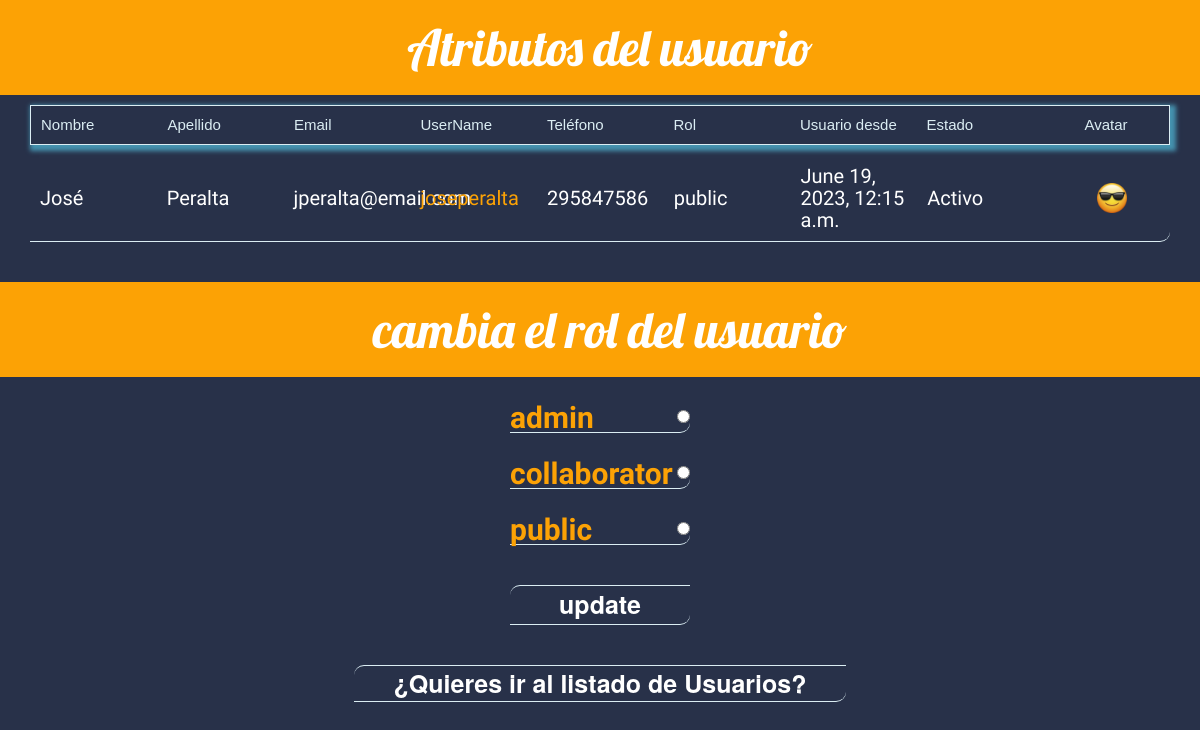
The app's page /users/detail/4 with its own data.
### users/models.py (models this page shows, shortened)
class User(models.Model):
    first_name = models.CharField(max_length=50, null=False, blank=False)
    last_name = models.CharField(max_length=50, null=False, blank=False)
    phone = models.CharField(max_length=20, null=True, blank=True)
    username = models.CharField(max_length=50, unique=True, null=False, blank=False)
    email = models.CharField(max_length=50, unique=True, null=False, blank=False)
    password = models.CharField(max_length=20, null=False, blank=False)
    avatar = models.CharField(max_length=500, null=True, blank=True)
    rol = models.ForeignKey(Rol, on_delete=models.DO_NOTHING)
    is_active = models.BooleanField(default=True)
    creation_date = models.DateTimeField('date created', auto_now_add=True)

class Rol(models.Model):
    type = models.CharField(max_length=12, null=False, blank=False)
    def __str__(self):
        return self.type

### users/views.py (the view)
# urls.py: path('detail/<int:pk>', views.DetailView.as_view(), name='detail'),
class DetailView(generic.ListView):
    template_name = 'users/detail.html'
    context_object_name = 'rols_list'
    def get_queryset(self):
        return Rol.objects.all()
    def get_context_data(self, **kwargs: Any) -> dict[str, Any]:
        context = super(DetailView, self).get_context_data(**kwargs)
        user_id = self.kwargs['pk']
        context['user'] = User.objects.get(pk=user_id)
        return context

### users/templates/users/detail.html (shortened to what this page needs)
{% load static %}
{% static "images/defaultadmin.png" as defaultadmin %}
{% static "images/defaultcollaborator.png" as defaultcollab %}
{% static "images/defaultpublic.png" as defaultpublic %}
<!DOCTYPE html>
<html lang="en">
<head>
  <link rel="stylesheet" href="//maxcdn.bootstrapcdn.com/bootstrap/3.2.0/css/bootstrap.min.css">
  <link rel="stylesheet" href="//maxcdn.bootstrapcdn.com/bootstrap/3.2.0/css/bootstrap-theme.min.css">
  <link rel="stylesheet" href="{% static 'css/detail.css' %}">
</head>
<body>
  <h1 class='title'>
    {{ 'Atributos del usuario' }}
  </h1>
  <div class='main_reg_fields'>
    <span>Nombre</span>
    <span>Apellido</span>
    <span>Email</span>
    <span>UserName</span>
    <span>Teléfono</span>
    <span>Rol</span>
    <span>Usuario desde</span>
    <span>Estado</span>
    <span class='span_avatar'>Avatar</span>
  </div>
  <ul class='unordered_list'>
    <li class='campo_de_lista'>
      <span><h5>{{ user.first_name }}</h5></span>
      <span><h5>{{ user.last_name }}</h5></span>
      <span><h5>{{ user.email }}</h5></span>
      <span><h4>{{ user.username }}</h4></span>
      <span><h5>{{ user.phone }}</h5></span>
      <span><h5>{{ user.rol }}</h5></span>
      <span><h5>{{ user.creation_date }}</h5></span>
      <span><h5>{{ user.is_active|yesno:"Activo, Inactivo," }}</h5></span>
      <span>
        <img
          src=" {% if user.avatar %}
                  {{user.avatar}}
                {% elif user.rol.type == "admin" %}
                  {{ defaultadmin }}
                {% elif user.rol.type == "collaborator" %}
                  {{ defaultcollab }}
                {% else %}
                  {{ defaultpublic }}
                {%endif%}"
                alt="User Avatar"
        >
      </span>
    </li>
  </ul>
  <br>
  <br>
  <h1 class='title'>
    {{ 'cambia el rol del usuario' }}
  </h1>
  <form
    action='{% url 'users:update' user.id %}'
    method='post'
  >
    <ul class="unordered_list">
      {% for rol in rols_list %}
        <span class='campo_de_lista_rol'>
          <label class='rol_type'
            for="rol{{ forloop.counter}}"
            style="cursor: pointer;"
          >
            {{ rol.type }}
          </label>
          <input
            type="radio"
            name="rol"
            id="rol{{ forloop.counter}}"
            value="{{ rol.id }}"
            style="cursor: pointer;"
          >
        </span>
        <br>
      {% endfor %}
      <span  class='submit'>
        <input type="submit" value="update">
      </span>
      <br>
      <span  class='return_to_user_list'>
        <a href=" {% url 'users:user_index' %} ">
          ¿Quieres ir al listado de Usuarios?
        </a>
      </span>
    </ul>
  </form>
</body>
</html>

### users/static/css/detail.css (style rules this page uses)
body { background-color: #283149; }
.title { background-color: #FCA205; margin-top: 0; padding: 20px 20px 20px 40px; text-align: center; font-family: 'Lobster'; color: #ffffff; font-size: 5rem; }
.main_reg_fields { width: 95vw; height: 4rem; margin: 0rem auto 0rem auto; display: flex; flex-direction: row; justify-content: space-between; align-items: center; border: 1px solid #dbedf3; font-size: 1.5rem; font-family: Arial, Helvetica, sans-serif; color: #dbedf3; box-shadow: 0.2em 0.2em 0.3em 0.2em #4592af; }
.main_reg_fields span, .campo_de_lista span { width: 10.5vw; padding-left: 1rem; }
.main_reg_fields .span_avatar { padding-left: 0rem; text-align: center; }
.unordered_list { width: 95vw; margin: 0rem auto 0rem auto; padding: 0rem; padding-top: 1rem; display: flex; flex-direction: column; justify-content: flex-start; align-items: center; }
.campo_de_lista, .campo_de_lista_rol, .submit, .error_message, .return_to_user_list { width: 95vw; margin: 0rem auto 0rem auto; display: flex; flex-direction: row; justify-content: space-between; align-items: center; list-style: none; text-align: center; border-bottom-right-radius: 1rem; border-bottom: 1px solid #dbedf3; }
.campo_de_lista_rol { width: 15vw; text-align: start; }
.campo_de_lista h4 { text-align: start; font-family: 'Satisfy'; font-size: 2rem; color: #FCA205; }
.campo_de_lista h5 { text-align: start; font-family: 'Medula One'; font-size: 2rem; color: #ffffff; }
.campo_de_lista img { object-fit: contain; margin-left: auto; margin-right: auto; width: 3rem; height: 3rem; }
.rol_type { width: 100%; height: 3rem; font-family: 'Satisfy'; font-size: 3rem; color: #FCA205; }
.submit, .error_message, .return_to_user_list { width: 15vw; margin-top: 2rem; text-align: center; font-size: 2.5rem; font-weight: bold; color:#ffffff; cursor: pointer; border-top-left-radius: 1rem; border-top: 1px solid #dbedf3; justify-content: center; }
.submit input { background: none; border: none; }
.return_to_user_list, .return_to_user_list a { width: fit-content; padding: 0rem 2rem; text-decoration: none; color: #ffffff }

### records on screen
User: first_name "José", last_name "Peralta", email "jperalta@email.com", username "joseperalta", phone "295847586", rol "public", creation_date "June 19, 2023, 12:15 a.m.", is_active "Activo"
Rol: type "admin"
Rol: type "collaborator"
Rol: type "public"

### other values on screen
{{ 'Atributos del usuario' }} "Atributos del usuario"
{{ 'cambia el rol del usuario' }} "cambia el rol del usuario"
